Frame 1 (no input): blank canvas, image omitted
Frame 60 (the mouse pressed at the canvas centre just before this capture): blank canvas, image omitted
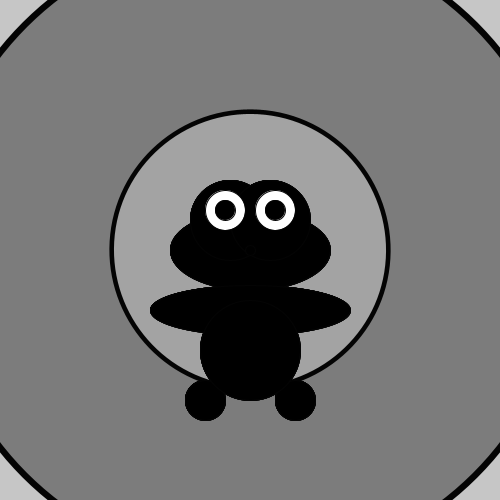
Frame 120 (the mouse held since frame 60 and released just before this capture)

The Processing sketch whose frames 1 and 60 were blank and that drew this single picture after the mouse press (run headless with seeded random() and noise(); from frame 60 on, the mouse is pressed at the canvas centre):

// Processing sketch: processing_29215
// ── processing_29215.pde


                
                
int anzahl = 10;
int value= 0;

float winkel = 0;
 
void setup () {
  
  size(500, 500);
  
  smooth ();
  
  rectMode (CENTER);
  noStroke ();
}
 
void draw () {
  background(0);
  
 if (winkel > TWO_PI) {
    winkel = 0;
  }
  
  frameRate(10);
  
  for (int i=0; i < 7; i = i + 1) {
    pushMatrix();
    translate(width/2,height/2);
    
    rotate (winkel);
 
    if(mousePressed){
      stroke(4);
      
    fill (random(255));
    scale(random(7));
    ellipse (0, 0, 180 - i * 40, 180 - i * 40);
    
  }
  else{
    
  
  winkel = winkel + 0.004;
}
 popMatrix();
 
  fill(0);
  
 //monster
 ellipse(mouseX,mouseY,160,80);
  ellipse(mouseX-20,mouseY-30,80,80);
  ellipse(mouseX+20,mouseY-30,80,80);
  ellipse(mouseX,mouseY+60,200,50);
  ellipse(mouseX-45,mouseY+150,40,40);
  ellipse(mouseX+45,mouseY+150,40,40);
  ellipse(mouseX,mouseY+100,100,100);
  
  fill(255);
  fill(255);
    ellipse(mouseX-25,mouseY-40,40,40);
    ellipse(mouseX+25,mouseY-40,40,40);
   
    
    fill(value);
        ellipse(mouseX-25,mouseY-40,20,20);
    ellipse(mouseX+25,mouseY-40,20,20);
    ellipse(mouseX,mouseY,10,10);
    
    
  }
}
void mouseMoved() {
  value= value + 5;
  if (value > 255) {
    value=0;
  }
}
      
    
